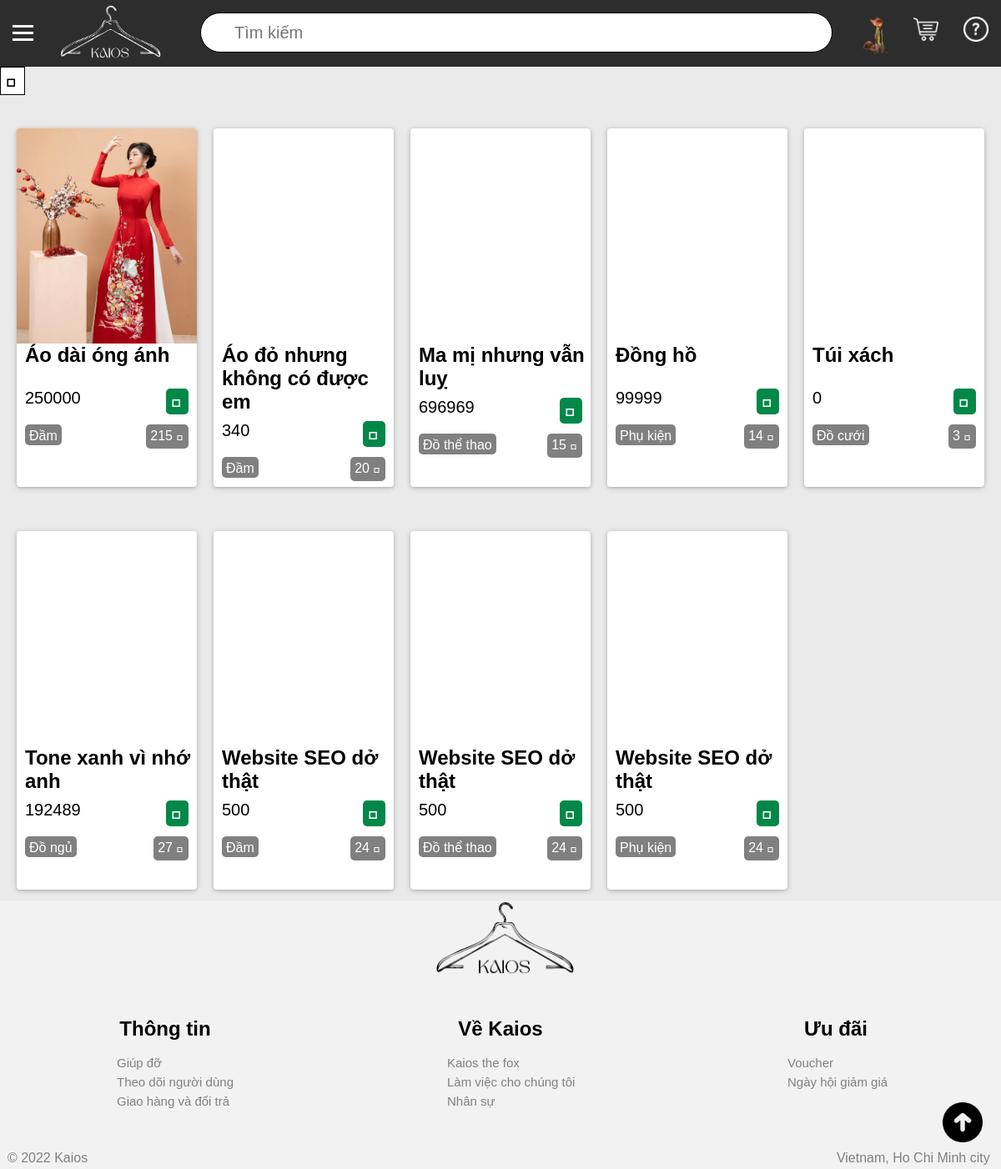
/signing/show_saved_products.php (signed in), run on an earlier commit of the app's database.
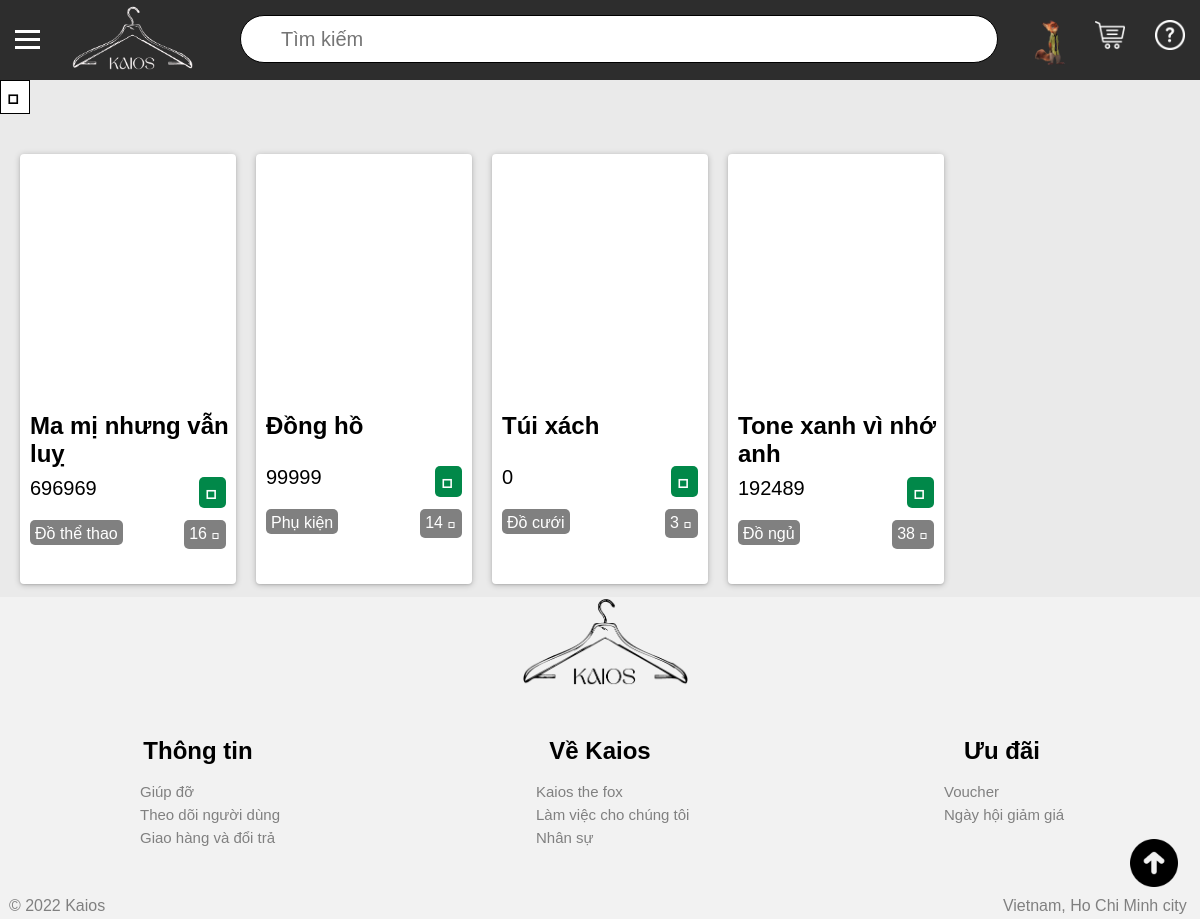
And on a later commit of the database.
### tables this page shows
CREATE TABLE `san_pham_da_luu` (
  `ma_khach_hang` int(11) NOT NULL,
  `ma_san_pham` int(11) NOT NULL,
  `thoi_gian` datetime NOT NULL
);

CREATE TABLE `san_pham` (
  `ma` int(11) NOT NULL,
  `ten` varchar(200) NOT NULL,
  `mo_ta` text NOT NULL,
  `anh` varchar(200) NOT NULL,
  `gia` int(11) NOT NULL,
  `ma_nha_san_xuat` int(11) NOT NULL,
  `so_luot_truy_cap` int(11) NOT NULL DEFAULT '0'
);

CREATE TABLE `the_loai` (
  `ma` int(11) NOT NULL,
  `ten` varchar(200) NOT NULL
);

### signing/show_saved_products.php (the view, shortened to what this page needs)
<!DOCTYPE html>
<html lang="en">
<head>
    <link rel="stylesheet" type="text/css" href="https://cdn.jsdelivr.net/npm/hack-font@3/build/web/hack-subset.css">
    <link rel="stylesheet" type="text/css" href="../styles.css">
</head>
<body>
    <?php
    require '../database/connect.php';
    require '../partial/process_pagination.php';
    if (isset($_GET['saved_sort'])) {
        $saved_sort = $_GET['saved_sort'];
        $sort = "order by san_pham_da_luu.thoi_gian " . $saved_sort;
    }else {
        $sort = '';
    }
    $ma_khach_hang = $_SESSION['ma'];
    $query = "SELECT
            san_pham_da_luu.ma_san_pham as ma,
            san_pham.ten,
            san_pham.anh as anh,
            san_pham.gia,
            san_pham.so_luot_truy_cap,
            the_loai.ten as the_loai
            FROM san_pham_da_luu
            join san_pham
            on san_pham_da_luu.ma_san_pham = san_pham.ma
            join the_loai_chi_tiet
            on the_loai_chi_tiet.ma_san_pham = ma
            join the_loai
            on the_loai_chi_tiet.ma_the_loai = the_loai.ma
            where san_pham_da_luu.ma_khach_hang = $ma_khach_hang
            $sort";
    $return = mysqli_query($connect,$query);
    $num_rows = mysqli_num_rows($return);
    ?>
    <div id="main_div">
            <?php
            include '../partial/header.php';
            ?>
            <div id="middle_div">
                <?php if ($num_rows == 0) {?>
                    <p>
                        <div id="alert">
                            <span style="font-size:20px;">Bạn chưa lưu sản phẩm nào<span>
                            <br>
                            <br>
                            <button name="buy_now" onclick="location.href='../index.php'">
                                Xem sản phẩm
                            </button>
                        </div>
                    </p>
                <?php } else { ?>
                    <div id="sort">
                    <button name="sort_button" title="Sắp xếp từ mới tới cũ" onclick="sort_button_clicked()"> </button>
                    </div>
                    <div id="products_container">
                        <?php foreach($return as $each) { ?>
                            <div class="each_product">
                                <div class="product_image" style="background-image: url(../admin/products/photos/<?php echo $each['anh'] ?>);" onclick="location.href='/show.php?id=<?php echo $each['ma'] ?>';">
                                </div>
                                <div class="product_name">
                                    <h2>
                                        <?php echo $each['ten'] ?>
                                    </h2>
                                </div>
                                <div class="product_price">
                                    <?php echo $each['gia'] ?>
                                </div>
                                <div class="product_add_to_cart">
                                    <button
                                        class="btn-unsave"
                                        data-id="<?php echo $each['ma'] ?>"
                                        title="Xoá"
                                    >
                                        
                                    </button>
                                </div>
                                <div class="product_tag">
                                    <a class="tag" href="https://example.com">
                                        <?php echo $each['the_loai'] ?>
                                    </a>
                                   <a class="view" href="https://example.com">
                                        <?php echo $each['so_luot_truy_cap'] ?>
                                        <span style="font-family:Hack, monospace;"> </span>
                                   </a>
                                </div>
                            </div>
                        <?php } ?>
                    </div>
                <?php } ?>
            </div>
            <?php include '../partial/footer.php';?>
    </div>
</body>
</html>

What changed in the data, as far as the page shows it:
removed san_pham_da_luu: ma_san_pham.anh (picture), ma_san_pham.ten "Áo dài óng ánh", ma_san_pham.gia "250000", the_loai.ten "Đầm", ma_san_pham.so_luot_truy_cap "215"
removed san_pham_da_luu: ma_san_pham.ten "Áo đỏ nhưng không có được em", ma_san_pham.gia "340", the_loai.ten "Đầm", ma_san_pham.so_luot_truy_cap "20"
removed san_pham_da_luu: ma_san_pham.ten "Website SEO dở thật", ma_san_pham.gia "500", the_loai.ten "Đầm", ma_san_pham.so_luot_truy_cap "24", the_loai.ten "Đồ thể thao", the_loai.ten "Phụ kiện"
changed through a linked row, san_pham_da_luu "Ma mị nhưng vẫn luỵ": ma_san_pham.so_luot_truy_cap "15" → "16"
changed through a linked row, san_pham_da_luu "Tone xanh vì nhớ anh": ma_san_pham.so_luot_truy_cap "27" → "38"
